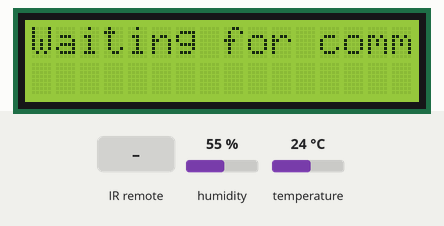
Bench run of a sketch on a simulated Arduino Mega 2560, built with avr-gcc and run on an emulated ATmega2560. Shown: 16×2 character LCD. Inputs (shaded band) come from the test bench; at power-on: humidity 55 %, temperature 24 °C.

Above: at 1.2 s.
1.3 s: infrared code 0xF30CFF00 received
At 2.5 s:
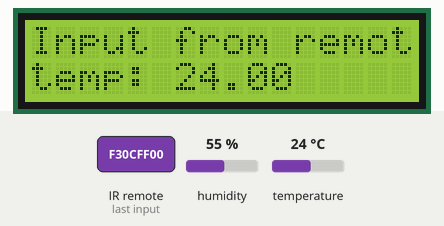
Timing chart, 0 to 4.3 s (numbered marks = the images above; inputs shaded):
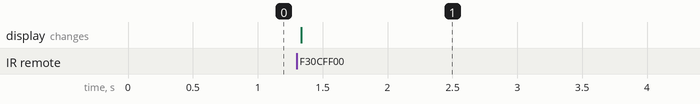

Measured:
- after the input at 1.3 s, the display: changes at once (image 1)

The sketch:

lcd_remote.ino
```cpp
#include <LiquidCrystal.h>
#include <IRremote.hpp>
#include <dht.h>

#define LCD_RS 12
#define LCD_EN 11
#define LCD_D4 5
#define LCD_D5 4
#define LCD_D6 3
#define LCD_D7 2

#define DHT_PIN 50

dht DHT;
LiquidCrystal lcd(LCD_RS, LCD_EN, LCD_D4, LCD_D5, LCD_D6, LCD_D7);
IRrecv IR(7);

void setup() {
  lcd.begin(16, 2);
  IR.enableIRIn();

  lcd.print("Waiting for command");
}

void loop() {
  // put your main code here, to run repeatedly:
  if (IR.decode()) {

    byte input_from_remote = decode_hex_code(IR.decodedIRData.decodedRawData);

    write_command(input_from_remote);
    IR.resume();
  }
}

byte decode_hex_code(unsigned long hexCode) {
  switch (hexCode) {
    case 0xF30CFF00:
      return 1;
    case 0xE718FF00:
      return 2;
    case 0xA15EFF00:
      return 3;
    case 0xF708FF00:
      return 4;
    case 0xE31CFF00:
      return 5;
    case 0xA55AFF00:
      return 6;
    case 0xBD42FF00:
      return 7;
    default:
      return 0;
  }
}

void write_command(byte input_from_remote) {
  lcd.clear();
  lcd.setCursor(0, 0);
  lcd.print("Input from remote was: ");
  lcd.setCursor(0, 1);
  if (input_from_remote == 1) {
    int chk = DHT.read11(DHT_PIN);
    while (true) {

      lcd.clear();
      lcd.setCursor(0, 0);
      lcd.print("Input from remote was: ");
      lcd.setCursor(0, 1);
      lcd.print("temp: ");
      lcd.print(DHT.temperature);
      delay(500);
    }

  } else if (input_from_remote == 2) {
    lcd.print("humidity: ");
  }
  if (input_from_remote == 0) {
    lcd.print("try again");
  } else {
    lcd.print(input_from_remote);
  }
}
```
